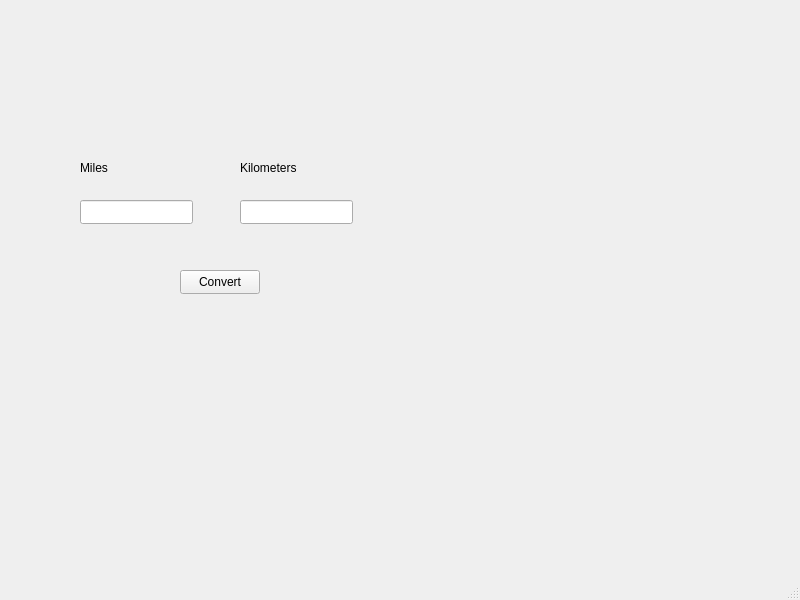
<?xml version="1.0" encoding="UTF-8"?>
<ui version="4.0">
 <class>MainWindow</class>
 <widget class="QMainWindow" name="MainWindow">
  <property name="geometry">
   <rect>
    <x>0</x>
    <y>0</y>
    <width>800</width>
    <height>600</height>
   </rect>
  </property>
  <property name="windowTitle">
   <string>MainWindow</string>
  </property>
  <widget class="QWidget" name="centralwidget">
   <widget class="QLineEdit" name="lineEdit">
    <property name="geometry">
     <rect>
      <x>80</x>
      <y>200</y>
      <width>113</width>
      <height>24</height>
     </rect>
    </property>
   </widget>
   <widget class="QLineEdit" name="lineEdit_2">
    <property name="geometry">
     <rect>
      <x>240</x>
      <y>200</y>
      <width>113</width>
      <height>24</height>
     </rect>
    </property>
   </widget>
   <widget class="QPushButton" name="pushButton">
    <property name="geometry">
     <rect>
      <x>180</x>
      <y>270</y>
      <width>80</width>
      <height>24</height>
     </rect>
    </property>
    <property name="text">
     <string>Convert</string>
    </property>
   </widget>
   <widget class="QLabel" name="label">
    <property name="geometry">
     <rect>
      <x>80</x>
      <y>160</y>
      <width>49</width>
      <height>16</height>
     </rect>
    </property>
    <property name="text">
     <string>Miles</string>
    </property>
   </widget>
   <widget class="QLabel" name="label_2">
    <property name="geometry">
     <rect>
      <x>240</x>
      <y>160</y>
      <width>71</width>
      <height>16</height>
     </rect>
    </property>
    <property name="text">
     <string>Kilometers</string>
    </property>
   </widget>
  </widget>
  <widget class="QMenuBar" name="menubar">
   <property name="geometry">
    <rect>
     <x>0</x>
     <y>0</y>
     <width>800</width>
     <height>21</height>
    </rect>
   </property>
  </widget>
  <widget class="QStatusBar" name="statusbar"/>
 </widget>
 <resources/>
 <connections/>
</ui>
